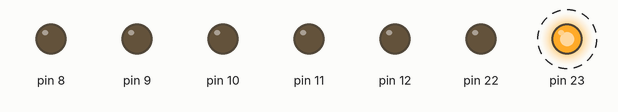
Simulated run of this sketch. Board: Arduino Uno, built with avr-gcc and run on an emulated ATmega328P. Shown: output pins drawn as LEDs (lit = HIGH). Dashed ring = blinking.

Above: at 0.5 s.
Timing chart, 0 to 4.6 s (numbered marks = the images above):
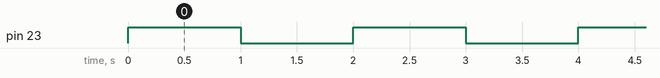

Measured:
- by itself, pin 23: alternates HIGH for 1.0 s and LOW for 1.0 s

The sketch:

main.ino
```cpp
#include <avr/io.h>     // mapeamento dos registradores

void setup() {
  DDRB = 0b11011111;   // Botões PB1, PB2, PB3 e PB4 como pinos de entrada, PB5 é o Buzz, PB7 é o Led
  // put your setup code here, to run once:
  //pinMode(LED_BUILTIN, OUTPUT);
  //pinMode(3, INPUT_PULLDOWN);

}

void loop() {
  // put your main code here, to run repeatedly:
  PORTB = 0b10000000; // GPIO B5 e B4 Nível HIGH
  delay(1000);
  PORTB = 0b00000000; // GPIO B5 e B4 Nível LOW
  delay(1000);
   /*
  digitalWrite(LED_BUILTIN, HIGH);
  delay(1000);
  digitalWrite(LED_BUILTIN, LOW);
  delay(100);
  */
}
```
